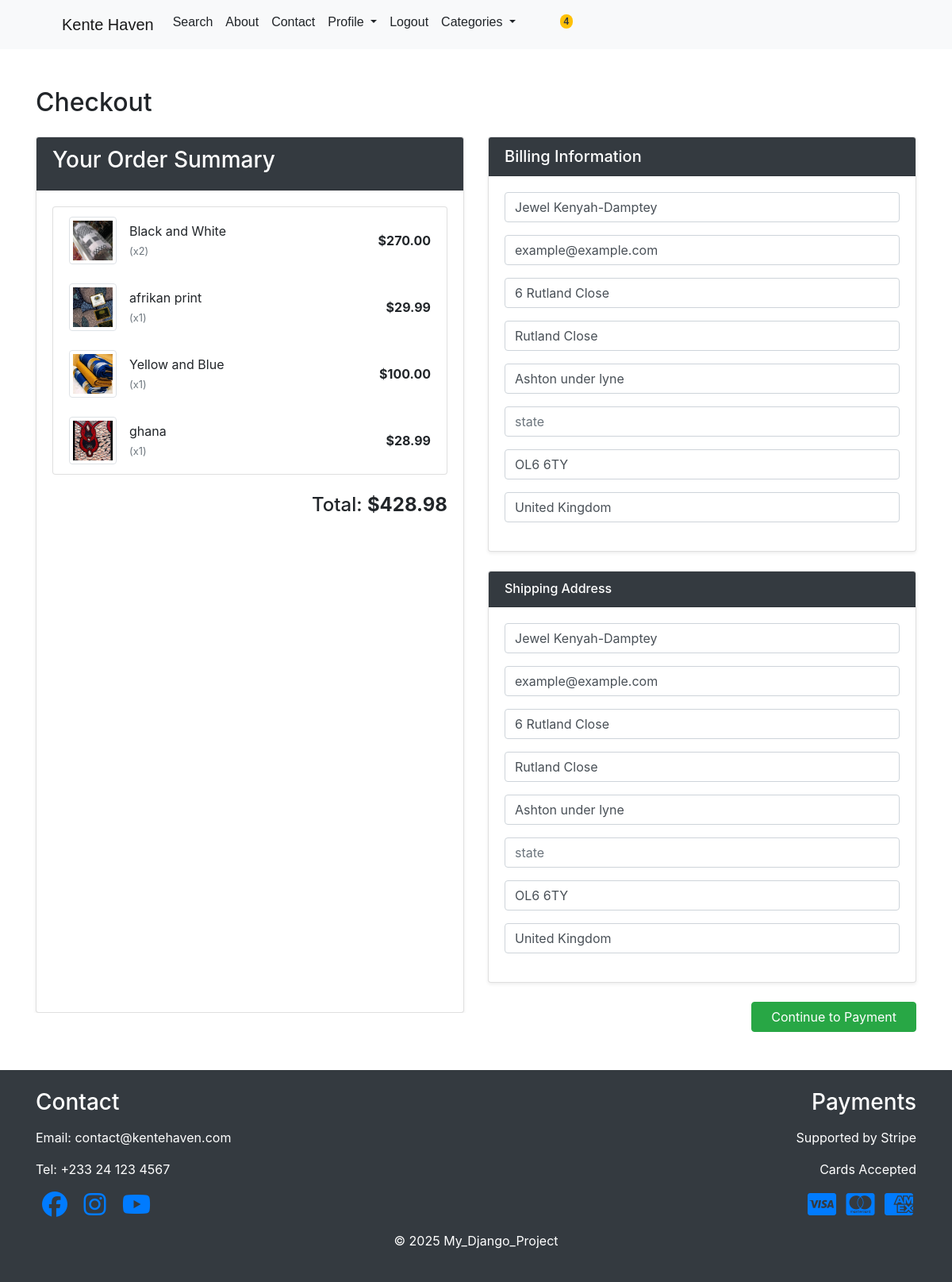
/payment/checkout/ (signed in), run on the app's committed database.
### products/models.py (models this page shows, shortened)
class Product(models.Model):
    name = models.CharField(max_length=100)
    category = models.ForeignKey(Category, on_delete=models.CASCADE, default=1)
    description = models.TextField(blank=True, max_length=250, default='', null=True)
    price = models.DecimalField(default=0, max_digits=10, decimal_places=2)
    image = models.ImageField(upload_to='uploads/products/', blank=True, null=True, default='images/red-kente.JPG')
    is_sale = models.BooleanField(default=False)
    sale_price = models.DecimalField(default=0, max_digits=10, decimal_places=2, null=True, blank=True)
    stock = models.PositiveIntegerField(default=0)
    @property
    def current_price(self):
        if self.is_sale and self.sale_price:
            return self.sale_price
        return self.price

### payment/models.py (models this page shows, shortened)
class ShippingAddress(models.Model):
    user = models.ForeignKey(User, on_delete=models.CASCADE, null=True, blank=True)
    shipping_full_name = models.CharField(max_length=255)
    shipping_email = models.CharField(max_length=255)
    shipping_address1 = models.CharField(max_length=255)
    shipping_address2 = models.CharField(max_length=255, null=True, blank=True)
    shipping_city = models.CharField(max_length=255)
    shipping_state = models.CharField(max_length=255, null=True, blank=True)
    shipping_zipcode = models.CharField(max_length=255, null=True, blank=True)
    shipping_country = models.CharField(max_length=255)
    class Meta:
        verbose_name_plural = "Shipping Address"

### payment/views.py (the view)
# urls.py: path("checkout/", views.checkout, name="checkout"),
def checkout(request):
    cart = Cart(request)
    if len(cart) == 0:
        messages.warning(request, "Your cart is empty.")
        return redirect("cart_summary")
    shipping_address = ShippingAddress.objects.filter(user=request.user).first()
    if request.method == "POST":
        form = ShippingForm(request.POST, instance=shipping_address)
        if form.is_valid():
            shipping = form.save(commit=False)
            shipping.user = request.user
            shipping.save()
            return redirect("payment:payment")
    else:
        form = ShippingForm(instance=shipping_address)
    cart_items = []
    for item in cart:
        if hasattr(item, 'product') and hasattr(item, 'quantity'):
            cart_items.append({
                'product': item.product,
                'quantity': item.quantity,
                'subtotal': item.product.price * item.quantity
            })
        elif isinstance(item, dict) and 'product' in item:
            cart_items.append(item)
    cart_items_data = cart.get_items() if hasattr(cart, "get_items") else cart_items
    context = {
        'form': form,
        'cart_items': cart.get_items() if hasattr(cart, "get_items")else cart,
        'cart_total': cart.get_total(),
    }
    if request.user.is_authenticated:
            current_user = request.user
            shipping_user, created = ShippingAddress.objects.get_or_create(user=request.user)
            shipping_form = ShippingForm(request.POST or None, instance=shipping_user)
            return render(request, "payment/checkout.html", context)
    else:
            shipping_form = ShippingForm(request.POST or None)
    return render(request, "payment/checkout.html", context)

### cart/cart.py (called while the page is built)
    def get_total(self):
        total = 0
        for product_id, item in self.cart.items():
            try:
                product = Product.objects.get(id=product_id)
                price = float(product.current_price)
            except Product.DoesNotExist:
                price = float(item.get("price", 0))
            total += price * int(item.get("quantity", 1))
        return total

    def __len__(self):
        return sum(item["quantity"] for item in self.cart.values())

    def get_items(self):
        items = []
        for product_id, item in self.cart.items():
            try:
                product = Product.objects.get(id=product_id)
                quantity = int(item.get("quantity", 1))
                price = float(product.current_price)
                subtotal = price * quantity
                image_url = ""
                if product.image:
                    image_url = product.image.url
                items.append({
                    "product": product,
                    "name": product.name,
                    "price": price,
                    "quantity": quantity,
                    "image": image_url,
                    "subtotal": subtotal,
                })
            except Product.DoesNotExist:
                continue
        return items

    def __iter__(self):
        for item in self.get_items():
            yield item

### cart/context_processors.py (called while the page is built)
def cart(request):
    return {'cart': Cart(request)}

### payment/templates/payment/checkout.html (shortened to what this page needs)
{% extends "base.html" %}
{% load static %}
{% block content %}
<div class="container py-5">
    <h2 class="mb-4">Checkout</h2>
    <div class="row">
        <div class="col-md-6 mb-4">
            <div class="card shadow-sm">
                <div class="card-header bg-dark text-white">
                    <h3>Your Order Summary</h3>
                </div>
                <div class="card-body">
                    {% if cart_items %}
                        <ul class="list-group">
    {% for item in cart_items %}
        <li class="list-group-item d-flex justify-content-between align-items-center">
            <div class="d-flex align-items-center">
                {% if item.image %}
                    <img src="{{ item.image }}"
                         alt="{{ item.name }}"
                         class="img-thumbnail mr-3"
                         style="width: 60px; height: 60px; object-fit: cover;">
                {% else %}
                    <img src="{% static 'images/no-image.png' %}"
                         alt="No image"
                         class="img-thumbnail mr-3"
                         style="width: 60px; height: 60px; object-fit: cover;">
                {% endif %}
                <div>
                    <div>
                        {% if item.product %}
                            {{ item.product.name }}
                        {% else %}
                            {{ item.name }}
                        {% endif %}
                    </div>
                    <small class="text-muted">(x{{ item.quantity }})</small>
                </div>
            </div>
            <span class="font-weight-bold">
                ${{ item.subtotal|floatformat:2 }}
            </span>
        </li>
    {% endfor %}
</ul>
                        <div class="mt-4 text-right">
                            <h4>Total: <strong>${{ cart_total|floatformat:2 }}</strong></h4>
                        </div>
                    {% else %}
                        <p>Your cart is empty.</p>
                    {% endif %}
                </div>
            </div>
        </div>
        <div class="col-md-6">
            <form action="{% url 'payment:checkout' %}" method="POST">
                <div class="card shadow-sm mb-4">
                    <div class="card-header bg-dark text-white">
                        <h5 class="mb-0">Billing Information</h5>
                    </div>
                    <div class="card-body">
                        {{ form.as_p }}
                    </div>
                </div>
                <div class="card shadow-sm mb-4">
                    <div class="card-header bg-dark text-white">
                        <h6 class="mb-0">Shipping Address</h6>
                    </div>
                    <div class="card-body">
                        {{ form.as_p }}
                    </div>
                </div>
                <div class="text-right">
                    <button type="submit" class="btn btn-success px-4">
                        Continue to Payment
                    </button>
                </div>
            </form>
        </div>
    </div>
</div>
{% endblock %}

### static/css/styles.css (style rules this page uses)
html, body { height: 100%; }
body { color: #212529; background: #ffffff; }
.card { height: 100%; }
.form-control { display: block; width: 100%; max-width: 100%; padding: 0.375rem 0.75rem; font-size: 1rem; line-height: 1.5; color: #495057; background-color: #fff; background-clip: padding-box; border: 1px solid #ced4da; border-radius: 0.25rem; transition: border-color 0.15s ease-in-out, box-shadow 0.15s ease-in-out; box-sizing: border-box; }
.col-md-6, .billing-info-section, .shipping-info-section { overflow-x: hidden; }
.form-control { box-sizing: border-box; width: 100%; max-width: 100%; }

### data on the page
Product: shows a picture, product.name "Black and White", quantity "2", subtotal "270.00"
Product: shows a picture, product.name "afrikan print", quantity "1", subtotal "29.99"
Product: shows a picture, product.name "Yellow and Blue", quantity "1", subtotal "100.00"
Product: name (picture), product.name "ghana", quantity "1", subtotal "28.99"
ShippingAddress: shipping_full_name "Jewel Kenyah-Damptey", shipping_email "example@example.com", shipping_address1 "6 Rutland Close", shipping_address2 "Rutland Close", shipping_city "Ashton under lyne", shipping_zipcode "OL6 6TY", shipping_country "United Kingdom"

### other printed values
{{ total_items }} "4"
{{ cart_total|floatformat:2 }} "428.98"
